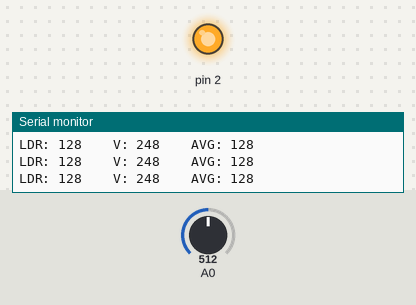
This sketch was run on a simulated Arduino Uno, built with avr-gcc and run on an emulated ATmega328P. On the bench: output pins drawn as LEDs (lit = HIGH), the last lines printed to the serial monitor. Inputs (shaded band) come from the test bench; at power-on: A0 = 512.

Above: at 1.2 s.
1.3 s: A0 set to 484
At 1.8 s:
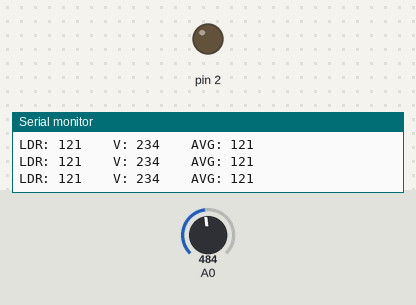
2.9 s: A0 set to 716
At 3.6 s:
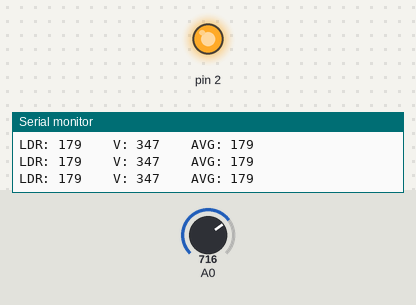
4.4 s: A0 set to 511
At 4.9 s:
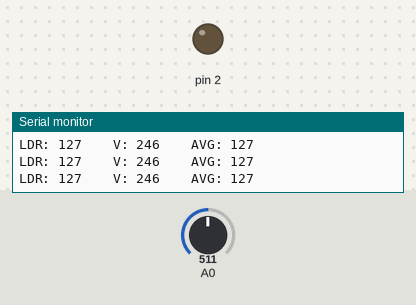
Timing chart, 0 to 7.4 s (numbered marks = the images above; inputs shaded):
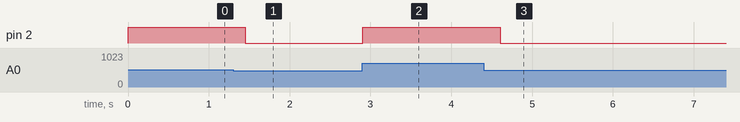

Measured:
- the behaviour switches between 492 and 491 on A0 (found by bisection; images 0 and 1)
- after the input at 1.3 s, pin 2: HIGH → LOW after 0.15 s
- after the input at 2.9 s, pin 2: LOW → HIGH at once
- after the input at 4.4 s, pin 2: HIGH → LOW after 0.20 s

The sketch:

JPLDR_test.ino
```cpp
/*
 Name:		JPLDR_test.ino
 Created:	4/5/2020 10:10:20 PM
 Author:	JP
*/


enum PINS
{
	LDR = A0,
	DASHBOARD_BACKLIGHT = 2,
};


unsigned long LastSunRefresh = 0UL;
const unsigned int SunRefreshPeriod = 50;


const byte SunBufferCapacity = 10;
const byte SumLastReadWeigh = 2;
const byte SunMinChange = 5;

byte SunBuffer[SunBufferCapacity];
byte SunBuffer_Index = 0;
unsigned int SunBuffer_Sum = 0;
byte SunBuffer_Avg = 0;

const byte MAX_DASHBOARD_LIGHT = 240;

const byte DASHBOARD_DARK_LIGHT = 20;


byte blinker = 0;
unsigned long LastBlink = 0;
const int BlinkPeriod = 1000;

bool RefreshBacklight = true;


// the setup function runs once when you press reset or power the board
void setup() {

	Serial.begin(9600);

	pinMode(PINS::LDR, INPUT);

	// fill buffer with start values
	byte initValue = 255;
	for (int index = 0; index < SunBufferCapacity; index++) {
		SunBuffer[index] = initValue;
		SunBuffer_Sum += initValue;
	}
	SunBuffer_Avg = initValue;
}

// the loop function runs over and over again until power down or reset
void loop() {

	if (millis() - LastBlink >= BlinkPeriod)
	{
		LastBlink = millis();
		blinker = ~blinker;
		RefreshBacklight = true;

		Serial.print("Blinker: ");
		Serial.print(blinker);
		Serial.println();
	}


	if (millis() - LastSunRefresh >= SunRefreshPeriod)
	{
		LastSunRefresh = millis();

		// decrease AD convert resolution 10bit -> 8bit
		byte ldrRead = analogRead(PINS::LDR) >> 2;
		int voltage = map(ldrRead, 0, 255, 0, 495);


		// fill last value to specific number of buffer places
		for (int i = 0; i < SumLastReadWeigh; i++)
		{
			SunBuffer_Sum -= SunBuffer[SunBuffer_Index];
			SunBuffer_Sum += ldrRead;

			SunBuffer[SunBuffer_Index] = ldrRead;

			// move index
			SunBuffer_Index++;
			if (SunBuffer_Index == SunBufferCapacity)
				SunBuffer_Index = 0;
		}

		// compute new average
		int newAvg = SunBuffer_Sum / SunBufferCapacity;


		if (abs(SunBuffer_Avg - newAvg) > SunMinChange)
		{
			SunBuffer_Avg = newAvg;
			RefreshBacklight = true;
		}


		Serial.print("LDR: ");
		Serial.print(ldrRead);

		Serial.print(" \t V: ");
		Serial.print(voltage);

		Serial.print(" \t AVG: ");
		Serial.print(newAvg);
		Serial.println();
	}

	if (RefreshBacklight)
	{
		// general PWM settings - watch lower limit
		byte backlightPWM = max(DASHBOARD_DARK_LIGHT, SunBuffer_Avg);

		// dashboard PWM - watch upper limit
		byte dashboardBacklight = min(MAX_DASHBOARD_LIGHT, backlightPWM);
		// dashboardBacklight &= blinker; // blinking for test purposes
		analogWrite(PINS::DASHBOARD_BACKLIGHT, dashboardBacklight);

		RefreshBacklight = false;
	}


}
```
